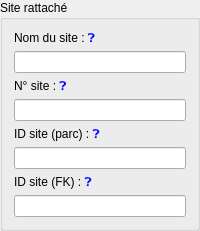
<widget class="QGroupBox" name="group_site_rattache"><property name="title"><string>Site rattaché</string></property><layout class="QVBoxLayout" name="group_site_rattache_layout"><item>
                      <widget class="QLabel" name="lbl_txtParc_nom_site">
                        <property name="text"><string>Nom du site : &lt;a href="?" style="text-decoration:none;"&gt;❓&lt;/a&gt;</string></property>
                      <property name="textFormat"><enum>Qt::RichText</enum></property><property name="textInteractionFlags"><set>Qt::LinksAccessibleByMouse</set></property></widget>
                    </item>
                    <item>
                      <widget class="QLineEdit" name="txtParc_nom_site">
                        <property name="readOnly"><bool>true</bool></property>
                      </widget>
                    </item>
                    <item>
                      <widget class="QLabel" name="lbl_txtParc_num_site">
                        <property name="text"><string>N° site : &lt;a href="?" style="text-decoration:none;"&gt;❓&lt;/a&gt;</string></property>
                      <property name="textFormat"><enum>Qt::RichText</enum></property><property name="textInteractionFlags"><set>Qt::LinksAccessibleByMouse</set></property></widget>
                    </item>
                    <item>
                      <widget class="QLineEdit" name="txtParc_num_site">
                        <property name="readOnly"><bool>true</bool></property>
                      </widget>
                    </item>
                    <item>
                      <widget class="QLabel" name="lbl_txtParc_id_site_cen_parc">
                        <property name="text"><string>ID site (parc) : &lt;a href="?" style="text-decoration:none;"&gt;❓&lt;/a&gt;</string></property>
                      <property name="textFormat"><enum>Qt::RichText</enum></property><property name="textInteractionFlags"><set>Qt::LinksAccessibleByMouse</set></property></widget>
                    </item>
                    <item>
                      <widget class="QLineEdit" name="txtParc_id_site_cen_parc">
                        <property name="readOnly"><bool>true</bool></property>
                      </widget>
                    </item>
                    <item>
                      <widget class="QLabel" name="lbl_txtParc_id_site_fcen_parc">
                        <property name="text"><string>ID site (FK) : &lt;a href="?" style="text-decoration:none;"&gt;❓&lt;/a&gt;</string></property>
                      <property name="textFormat"><enum>Qt::RichText</enum></property><property name="textInteractionFlags"><set>Qt::LinksAccessibleByMouse</set></property></widget>
                    </item>
                    <item>
                      <widget class="QLineEdit" name="txtParc_id_site_fcen_parc">
                        <property name="readOnly"><bool>true</bool></property>
                      </widget>
                    </item>
                  </layout></widget>
